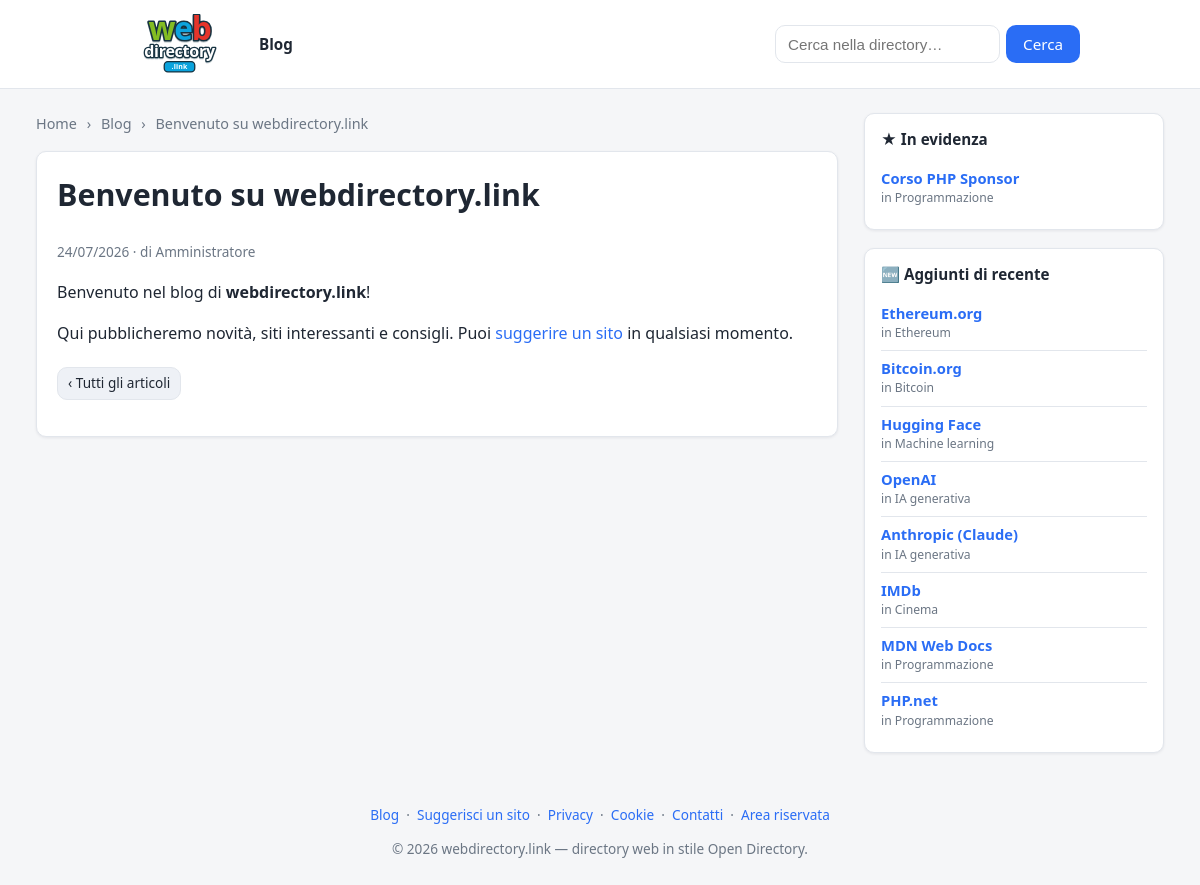
The page /blog/benvenuto on the database its author committed.
### tables this page shows
CREATE TABLE `posts` (
  `id`           INT UNSIGNED NOT NULL AUTO_INCREMENT,
  `title`        VARCHAR(200) NOT NULL,
  `slug`         VARCHAR(220) NOT NULL,
  `excerpt`      VARCHAR(500) NULL,
  `body`         MEDIUMTEXT NULL,
  `status`       ENUM('draft','published') NOT NULL DEFAULT 'draft',
  `author`       VARCHAR(120) NULL,
  `published_at` DATETIME NULL,
  `created_at`   DATETIME NOT NULL DEFAULT CURRENT_TIMESTAMP,
  PRIMARY KEY (`id`),
  UNIQUE KEY `uq_posts_slug` (`slug`),
  KEY `idx_posts_status` (`status`,`published_at`)
);

CREATE TABLE `links` (
  `id`           INT UNSIGNED NOT NULL AUTO_INCREMENT,
  `category_id`  INT UNSIGNED NOT NULL,
  `title`        VARCHAR(200) NOT NULL,
  `url`          VARCHAR(2048) NOT NULL,
  `description`  TEXT NULL,
  `status`       ENUM('approved','pending') NOT NULL DEFAULT 'approved',
  `submitted_by` VARCHAR(190) NULL,    
  `featured`         TINYINT(1) NOT NULL DEFAULT 0,    
  `featured_position` INT NOT NULL DEFAULT 0,          
  `featured_until`   DATE NULL,                        
  `image_url`    VARCHAR(2048) NULL,                   
  `latitude`     DECIMAL(10,7) NULL,                   
  `longitude`    DECIMAL(10,7) NULL,
  `address`      VARCHAR(255) NULL,                    
  `sort_order`   INT NOT NULL DEFAULT 0,
  `created_at`   DATETIME NOT NULL DEFAULT CURRENT_TIMESTAMP,
  PRIMARY KEY (`id`),
  KEY `idx_links_category` (`category_id`),
  KEY `idx_links_status` (`status`),
  KEY `idx_links_featured` (`featured`,`featured_position`),
  FULLTEXT KEY `ft_links_search` (`title`,`description`),
  CONSTRAINT `fk_links_category` FOREIGN KEY (`category_id`)
      REFERENCES `categories`(`id`) ON DELETE CASCADE
);

CREATE TABLE `categories` (
  `id`          INT UNSIGNED NOT NULL AUTO_INCREMENT,
  `parent_id`   INT UNSIGNED NULL,
  `name`        VARCHAR(160) NOT NULL,
  `slug`        VARCHAR(180) NOT NULL,
  `path`        VARCHAR(2000) NOT NULL DEFAULT '',   
  `description` TEXT NULL,
  `sort_order`  INT NOT NULL DEFAULT 0,
  `created_at`  DATETIME NOT NULL DEFAULT CURRENT_TIMESTAMP,
  PRIMARY KEY (`id`),
  KEY `idx_categories_parent` (`parent_id`),
  KEY `idx_categories_path` (`path`(191)),
  CONSTRAINT `fk_categories_parent` FOREIGN KEY (`parent_id`)
      REFERENCES `categories`(`id`) ON DELETE CASCADE
);

### app/helpers.php (called while the page is built, shortened)
<?php
function e(?string $v): string
{
    return htmlspecialchars((string) $v, ENT_QUOTES | ENT_SUBSTITUTE, 'UTF-8');
}
function url(string $path = ''): string
{
    global $CONFIG;
    $base = rtrim($CONFIG['site']['base_url'] ?? '', '/');
    $path = '/' . ltrim($path, '/');
    return $base . ($path === '/' ? '/' : $path);
}
function view(string $view, array $data = [], string $layout = 'layout'): void
{
    extract($data, EXTR_SKIP);
    require APP_PATH . '/views/' . $view . '.php';
    require APP_PATH . '/views/partials/' . $layout . '.php';
}

### app/controllers/PublicController.php (called while the page is built, shortened)
<?php
class PublicController
{
    public static function post(string $slug): void
    {
        $post = Post::findBySlug($slug);
        view('public/post', [
            'title'           => $post['title'],
            'metaDescription' => $post['excerpt'] ?: null,
            'post'            => $post,
        ]);
    }
}

### app/config.php (called while the page is built)
<?php
return [
    'db' => [
        'driver'  => getenv('DB_DRIVER') ?: 'mysql',
        'host'    => getenv('DB_HOST') ?: '127.0.0.1',
        'name'    => getenv('DB_NAME') ?: 'dircms',
        'user'    => getenv('DB_USER') ?: 'root',
        'pass'    => getenv('DB_PASS') ?: '',
        'charset' => 'utf8mb4',
    ],
    'site' => [
        'name'     => 'webdirectory.link',
        'base_url' => '',
        'url'      => getenv('SITE_URL') ?: 'https://webdirectory.link',
        'email'    => 'info@webdirectory.link',
        'owner'    => '',
    ],
    'per_page' => 20,
    'adsense' => [
        'client' => getenv('ADSENSE_CLIENT') ?: '',
        'slot'   => getenv('ADSENSE_SLOT') ?: '',
    ],
    'antispam' => [
        'enabled'  => true,
        'min_secs' => 3,
    ],
    'describe' => [
        'meta_enabled' => true,
        'ai_enabled'   => (bool) (getenv('ANTHROPIC_API_KEY')),
        'ai_api_key'   => getenv('ANTHROPIC_API_KEY') ?: '',
        'ai_model'     => 'claude-haiku-4-5',
    ],
];

### app/Database.php (called while the page is built, shortened)
<?php
class Database
{
    private static ?PDO $pdo = null;
    public static function connect(array $cfg): PDO
    {
        $dsn = sprintf(
            'mysql:host=%s;dbname=%s;charset=%s',
            $cfg['host'],
            $cfg['name'],
            $cfg['charset']
        );
        self::$pdo = new PDO($dsn, $cfg['user'], $cfg['pass'], [
            PDO::ATTR_ERRMODE            => PDO::ERRMODE_EXCEPTION,
            PDO::ATTR_DEFAULT_FETCH_MODE => PDO::FETCH_ASSOC,
            PDO::ATTR_EMULATE_PREPARES   => false,
        ]);
        return self::$pdo;
    }
    public static function pdo(): PDO
    {
        return self::$pdo;
    }
}

### app/models/Post.php (called while the page is built, shortened)
<?php
class Post
{
    public static function db(): PDO
    {
        return Database::pdo();
    }
    public static function findBySlug(string $slug): ?array
    {
        $st = self::db()->prepare('SELECT * FROM posts WHERE slug = ?');
        $st->execute([$slug]);
        return $st->fetch() ?: null;
    }
}

### app/models/Link.php (called while the page is built, shortened)
<?php
class Link
{
    public static function db(): PDO
    {
        return Database::pdo();
    }
    public static function expireFeatured(): void
    {
        $st = self::db()->prepare(
            "UPDATE links SET featured = 0
             WHERE featured = 1 AND featured_until IS NOT NULL AND featured_until < ?"
        );
        $st->execute([date('Y-m-d')]);
    }
    public static function topFeatured(int $limit): array
    {
        self::expireFeatured();
        $st = self::db()->prepare(
            "SELECT l.*, c.name AS category_name, c.path AS category_path
             FROM links l JOIN categories c ON c.id = l.category_id
             WHERE l.featured = 1 AND l.status = 'approved'
             ORDER BY l.featured_position ASC, l.created_at DESC
             LIMIT ?"
        );
        $st->bindValue(1, $limit, PDO::PARAM_INT);
        $st->execute();
        return $st->fetchAll();
    }
    public static function recent(int $limit): array
    {
        $st = self::db()->prepare(
            "SELECT l.*, c.name AS category_name, c.path AS category_path
             FROM links l JOIN categories c ON c.id = l.category_id
             WHERE l.status = 'approved'
             ORDER BY l.created_at DESC, l.id DESC
             LIMIT ?"
        );
        $st->bindValue(1, $limit, PDO::PARAM_INT);
        $st->execute();
        return $st->fetchAll();
    }
}

### app/views/public/post.php (the view, shortened to what this page needs)
<nav class="breadcrumb">
  <a href="<?= e(url('/')) ?>">Home</a>
  <span class="sep">›</span>
  <a href="<?= e(url('/blog')) ?>">Blog</a>
  <span class="sep">›</span>
  <span><?= e($post['title']) ?></span>
</nav>
<article class="panel post-single">
  <h1 style="margin-top:0"><?= e($post['title']) ?></h1>
  <div class="muted" style="font-size:.85rem; margin-bottom:16px">
    <?= e(date('d/m/Y', strtotime((string)($post['published_at'] ?? $post['created_at'])))) ?>
    <?php if (!empty($post['author'])): ?> · di <?= e($post['author']) ?><?php endif; ?>
  </div>
  <div class="post-body"><?= $post['body'] ?? '' ?></div>
  <p style="margin-top:20px"><a class="btn secondary small" href="<?= e(url('/blog')) ?>">‹ Tutti gli articoli</a></p>
</article>

### public/index.php (shortened to what this page needs)
<?php
$configFile = APP_PATH . '/config.php';
$CONFIG = require $configFile;
require APP_PATH . '/Database.php';
require APP_PATH . '/helpers.php';
require APP_PATH . '/models/Link.php';
require APP_PATH . '/models/Post.php';
require APP_PATH . '/controllers/PublicController.php';
$uri = parse_url($_SERVER['REQUEST_URI'] ?? '/', PHP_URL_PATH) ?? '/';
$uri = '/' . trim(rawurldecode($uri), '/');
$method = $_SERVER['REQUEST_METHOD'] ?? 'GET';
foreach ($routes as [$rMethod, $pattern, $handler]) {
    if ($rMethod === $method && preg_match($pattern, $uri, $m)) {
        array_shift($m);
        $handler(...$m);
        exit;
    }
}

### app/views/partials/sidebar.php (shortened to what this page needs)
<?php
$topLinks    = Link::topFeatured(5);
$recentLinks = Link::recent(8);
?>
<aside class="sidebar">
  <div class="side-box">
    <h3 class="side-title">★ In evidenza</h3>
    <?php if ($topLinks): ?>
      <ul class="side-list">
        <?php foreach ($topLinks as $l): ?>
          <li>
            <a class="side-link" href="<?= e($l['url']) ?>" target="_blank" rel="nofollow noopener sponsored"><?= e($l['title']) ?></a>
            <span class="side-cat">in <a href="<?= e(url($l['category_path'])) ?>"><?= e($l['category_name']) ?></a></span>
          </li>
        <?php endforeach; ?>
      </ul>
    <?php endif; ?>
  </div>
  <div class="side-box">
    <h3 class="side-title">🆕 Aggiunti di recente</h3>
    <?php if ($recentLinks): ?>
      <ul class="side-list">
        <?php foreach ($recentLinks as $l): ?>
          <li>
            <a class="side-link" href="<?= e($l['url']) ?>" target="_blank" rel="nofollow noopener"><?= e($l['title']) ?></a>
            <span class="side-cat">in <a href="<?= e(url($l['category_path'])) ?>"><?= e($l['category_name']) ?></a></span>
          </li>
        <?php endforeach; ?>
      </ul>
    <?php else: ?>
      <p class="side-empty">Ancora nessun sito. <a href="<?= e(url('/suggest')) ?>">Suggeriscine uno</a>.</p>
    <?php endif; ?>
  </div>
</aside>

### assets/css/style.css (style rules this page uses)
:root { --bg:#f5f6f8; --panel:#ffffff; --ink:#1f2733; --muted:#6b7684; --brand:#2a6df5; --brand-dark:#1a52c9; --border:#e2e6ec; --ok:#1f9d55; --warn:#d97706; --danger:#dc2626; --pending:#fff7ed; --radius:10px; --shadow:0 1px 3px rgba(20,30,50,.08); }
* { box-sizing:border-box }
body { margin:0; font-family:system-ui,-apple-system,"Segoe UI",Roboto,Helvetica,Arial,sans-serif; color:var(--ink); background:var(--bg); line-height:1.5; }
a { color:var(--brand); text-decoration:none }
.post-body { line-height:1.7 }
.post-body p { margin:0 0 14px }
.post-body a { color:var(--brand) }
.post-single h1 { font-size:1.9rem }
.sidebar { display:flex; flex-direction:column; gap:18px; position:sticky; top:16px }
.side-box { background:var(--panel); border:1px solid var(--border); border-radius:var(--radius); box-shadow:var(--shadow); padding:14px 16px }
.side-title { margin:0 0 10px; font-size:.95rem }
.side-list { list-style:none; margin:0; padding:0 }
.side-list li { padding:8px 0; border-bottom:1px solid var(--border) }
.side-list li:last-child { border-bottom:0 }
.side-link { display:block; font-weight:600; font-size:.92rem; line-height:1.3 }
.side-cat { display:block; font-size:.76rem; color:var(--muted); margin-top:1px }
.side-cat a { color:var(--muted) }
.btn { display:inline-block; padding:8px 16px; border-radius:var(--radius); border:1px solid transparent; background:var(--brand); color:#fff; font-size:.95rem; cursor:pointer; font-family:inherit; }
.btn.small { padding:5px 10px; font-size:.85rem }
.btn.secondary { background:#eef1f6; color:var(--ink); border-color:var(--border) }
.panel { background:var(--panel); border:1px solid var(--border); border-radius:var(--radius); box-shadow:var(--shadow); padding:20px; margin-bottom:20px }
.breadcrumb { font-size:.9rem; color:var(--muted); margin:0 0 16px }
.breadcrumb a { color:var(--muted) }
.breadcrumb .sep { margin:0 6px }
.muted { color:var(--muted) }
h1 { margin-top:0 }

### rows shown on the page
posts: title "Benvenuto su webdirectory.link", published_at "24/07/2026", author "Amministratore", body "Benvenuto nel blog di webdirectory.link ! Qui pubblicheremo novità, siti interessanti e consigli. Puoi suggerire un sito in qualsiasi momento."
links: title "Corso PHP Sponsor", category.name "Programmazione"
links: title "Ethereum.org", category.name "Ethereum"
links: title "Bitcoin.org", category.name "Bitcoin"
links: title "Hugging Face", category.name "Machine learning"
links: title "OpenAI", category.name "IA generativa"
links: title "Anthropic (Claude)", category.name "IA generativa"
links: title "IMDb", category.name "Cinema"
links: title "MDN Web Docs", category.name "Programmazione"
links: title "PHP.net", category.name "Programmazione"

### other values the page prints
$siteName "webdirectory.link"
